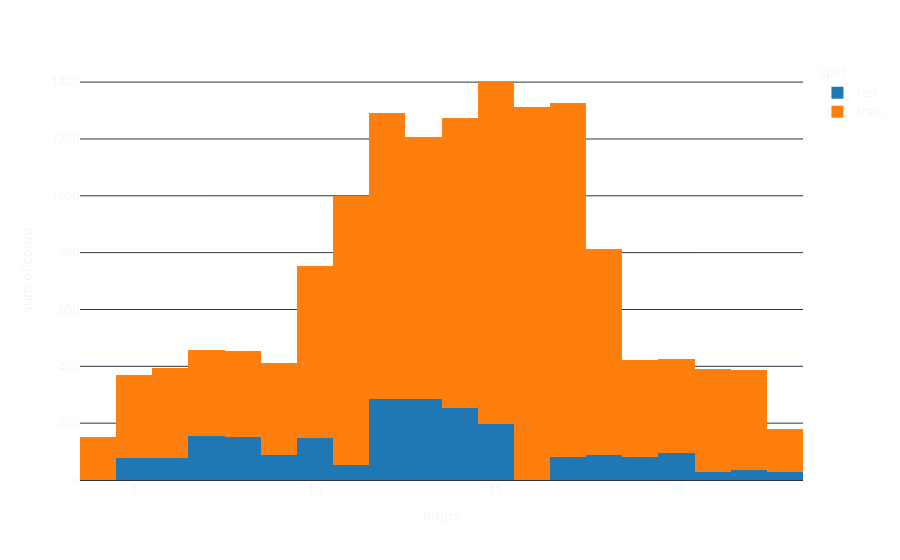

The cell this chart's notebook holds for it:
### Code cell
# Extract data of interest
doi = df[['image', 'airport', 'split', 'time']].groupby(['split', 'time']).count().rename(columns={'image': 'count'}).reset_index()
doi['hours'] = doi['time'].map(_util_convert_time)

# Display graph
fig = px.histogram(
    doi,
    x='hours',
    y='count',
    color='split',
    color_discrete_sequence=px.colors.qualitative.D3
)
fig.update_traces(xbins_size=1)
fig.update_layout(
    paper_bgcolor="rgba(0,0,0,0)",
    plot_bgcolor="rgba(0,0,0,0)",
    template="plotly_dark",
    autosize=True,
)
fig.show()

### Figure 1 — Plotly figure (JSON) as saved in the notebook; plotly's stock layout.template omitted (floating-point values rounded to 4 significant figures; data arrays with more than 128 entries replaced by an {"elided": "..."} marker saying what was removed)
{"data": [{"bingroup": "x", "histfunc": "sum", "hovertemplate": "split=test<br>hours=%{x}<br>sum of count=%{y}<extra></extra>", "legendgroup": "test", "marker": {"color": "#1F77B4", "pattern": {"shape": ""}}, "name": "test", "orientation": "v", "showlegend": true, "type": "histogram", "x": {"elided": "177 float values"}, "xaxis": "x", "xbins": {"size": 1}, "y": {"elided": "177 int values"}, "yaxis": "y"}, {"bingroup": "x", "histfunc": "sum", "hovertemplate": "split=train<br>hours=%{x}<br>sum of count=%{y}<extra></extra>", "legendgroup": "train", "marker": {"color": "#FF7F0E", "pattern": {"shape": ""}}, "name": "train", "orientation": "v", "showlegend": true, "type": "histogram", "x": {"elided": "4305 float values"}, "xaxis": "x", "xbins": {"size": 1}, "y": {"elided": "4305 int values"}, "yaxis": "y"}], "layout": {"autosize": true, "barmode": "relative", "legend": {"title": {"text": "split"}, "tracegroupgap": 0}, "margin": {"t": 60}, "paper_bgcolor": "rgba(0,0,0,0)", "plot_bgcolor": "rgba(0,0,0,0)", "xaxis": {"anchor": "y", "domain": [0, 1], "title": {"text": "hours"}}, "yaxis": {"anchor": "x", "domain": [0, 1], "title": {"text": "sum of count"}}}}
